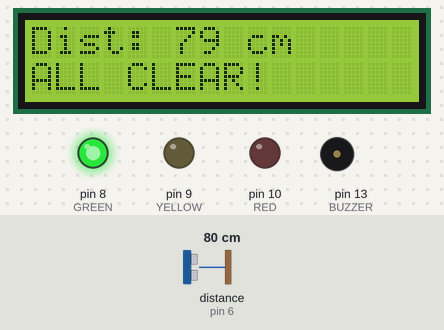
Recording of a sketch running on a simulated Arduino Uno, built with avr-gcc and run on an emulated ATmega328P. Shown: 16×2 character LCD, output pins drawn as LEDs (lit = HIGH), buzzer (waves = sounding). Wiring (inferred from the names in the program): ultrasonic range finder: trigger pin 7; echo pin 6. The inputs (shaded band) are chosen by the test bench; at power-on: distance to the obstacle (sensor on pin 6) 80 cm. The echo pulse lasts 58.3 µs per cm; pins used as bus, display or sensor lines are not drawn.

Above: at 3.2 s.
3.3 s: distance to the obstacle (sensor on pin 6) set to 45 cm
At 3.59 s:
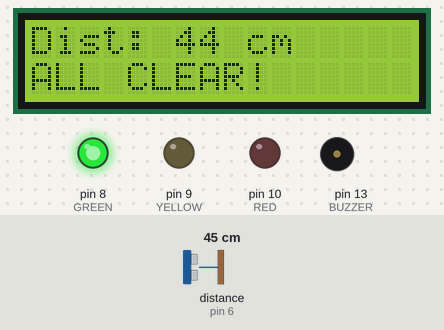
4.8 s: distance to the obstacle (sensor on pin 6) set to 38 cm
At 5.4 s:
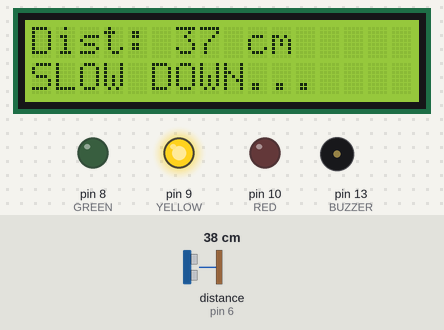
7.0 s: distance to the obstacle (sensor on pin 6) set to 25 cm
At 7.8 s:
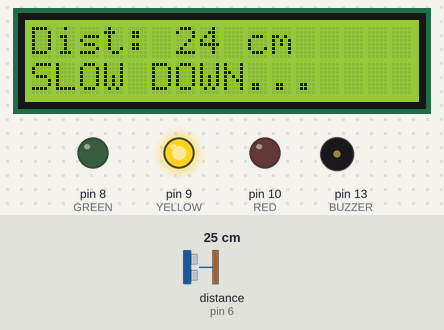
8.5 s: distance to the obstacle (sensor on pin 6) set to 20 cm
At 8.69 s:
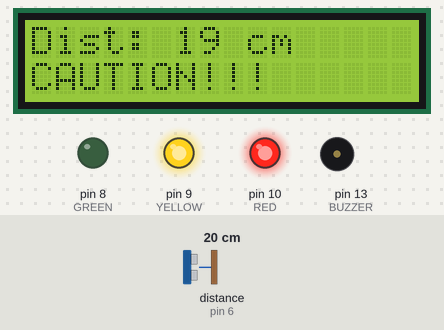
10.3 s: distance to the obstacle (sensor on pin 6) set to 13 cm
At 10.59 s:
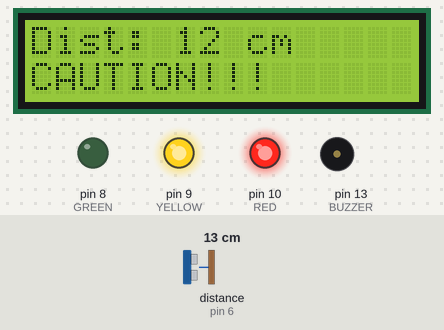
11.8 s: distance to the obstacle (sensor on pin 6) set to 9 cm
Timing chart, 0 to 14.5 s (numbered marks = the images above; inputs shaded):
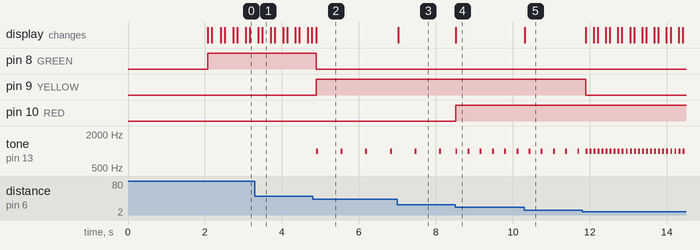

Measured:
- the behaviour switches between 42 and 41 cm on distance to the obstacle (sensor on pin 6) (found by bisection; images 1 and 2)
- the behaviour switches between 22 and 21 cm on distance to the obstacle (sensor on pin 6) (found by bisection; images 3 and 4)
- after the input at 3.3 s, the display: first changes after 0.09 s (image 1 shows a later state)
- after the input at 4.8 s, pin 8 (GREEN): HIGH → LOW after 0.09 s; pin 9 (YELLOW): LOW → HIGH after 0.09 s; tone on pin 13 (BUZZER): alternates 1000 Hz for 0.05 s and silent for 0.59 s, starting after 0.09 s; the display: changes after 0.09 s (image 2)
- after the input at 7.0 s, the display: changes at once (image 3)
- after the input at 8.5 s, pin 10 (RED): LOW → HIGH at once; tone on pin 13 (BUZZER): alternates 1000 Hz for 0.05 s and silent for 0.27 s, starting at once; the display: changes at once (image 4)
- after the input at 10.3 s, the display: changes at once (image 5)
- after the input at 11.8 s, pin 9 (YELLOW): HIGH → LOW after 0.09 s; tone on pin 13 (BUZZER): alternates 1000 Hz for 0.05 s and silent for 0.06 s, starting after 0.09 s

The sketch:

Parking_sensor.ino
```cpp
#include <LiquidCrystal.h>

LiquidCrystal lcd(12, 11, 5, 4, 3, 2);

const int TRIG = 7;
const int ECHO = 6;

const int GREEN = 8;
const int YELLOW = 9;
const int RED = 10;
const int BUZZER = 13;

const int SAFE = 40;
const int CAUTION = 20;
const int DANGER = 10;

unsigned long lastBeep = 0;

void setup() {
  pinMode(TRIG, OUTPUT);
  pinMode(ECHO, INPUT);

  pinMode(GREEN, OUTPUT);
  pinMode(YELLOW, OUTPUT);
  pinMode(RED, OUTPUT);
  pinMode(BUZZER, OUTPUT);

  lcd.begin(16, 2);
  lcd.print("PARKING SENSOR");
  delay(2000);
  lcd.clear();
}

void loop() {
  long distance = getDistance();

  lcd.setCursor(0, 0);
  lcd.print("Dist: ");
  lcd.print(distance);
  lcd.print(" cm   ");

  if (distance > SAFE) {
    lcd.setCursor(0, 1);
    lcd.print("ALL CLEAR!     ");

    digitalWrite(GREEN, HIGH);
    digitalWrite(YELLOW, LOW);
    digitalWrite(RED, LOW);
    noTone(BUZZER);
  }
  else if (distance > CAUTION) {
    lcd.setCursor(0, 1);
    lcd.print("SLOW DOWN...   ");

    digitalWrite(GREEN, LOW);
    digitalWrite(YELLOW, HIGH);
    digitalWrite(RED, LOW);
    beep(600);
  }
  else if (distance > DANGER) {
    lcd.setCursor(0, 1);
    lcd.print("CAUTION!!!     ");

    digitalWrite(GREEN, LOW);
    digitalWrite(YELLOW, HIGH);
    digitalWrite(RED, HIGH);
    beep(250);
  }
  else {
    lcd.setCursor(0, 1);
    lcd.print("** STOP! **    ");

    digitalWrite(GREEN, LOW);
    digitalWrite(YELLOW, LOW);
    digitalWrite(RED, HIGH);
    beep(80);
  }

  delay(100);
}

long getDistance() {
  digitalWrite(TRIG, LOW);
  delayMicroseconds(2);

  digitalWrite(TRIG, HIGH);
  delayMicroseconds(10);
  digitalWrite(TRIG, LOW);

  long duration = pulseIn(ECHO, HIGH);
  long distance = duration * 0.0343 / 2;

  if (distance > 200) distance = 200;

  return distance;
}

void beep(int interval) {
  unsigned long currentTime = millis();

  if (currentTime - lastBeep >= interval) {
    lastBeep = currentTime;
    tone(BUZZER, 1000, 50);
  }
}
```
